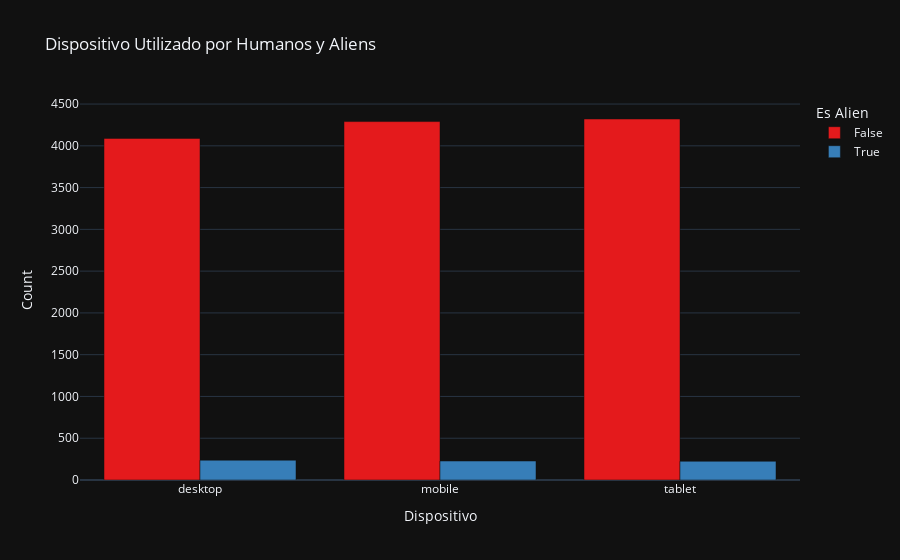

Notebook code cell kept with this figure:
### Markdown cell above
**Interpretación del Gráfico: Categoría de Producto por Humanos y Aliens**

- **Producto Más Comprado**: Tanto humanos como aliens compran principalmente **electrónicos**.
- **Preferencias de Humanos**:
  - Electrónicos
  - Casa y Jardín
  - Salud y Belleza
  - Ropa
  - Juguetes y Juegos

- **Preferencias de Aliens**:
  - Electrónicos
  - Juguetes y Juegos
  - Casa y Jardín
  - Salud y Belleza
  - Ropa

- **Distribución Similar**: Las diferencias en las preferencias de productos entre humanos y aliens no son significativas, con una distribución bastante uniforme en ambas especies.
- **Cantidad de Datos**: Hay una mayor cantidad de datos para humanos en comparación con aliens.

### Code cell
df_grouped = df_pandas.groupby(['Device Used', 'Is An Alien']).size().reset_index(name='Count')
px.bar(df_grouped,
       x='Device Used',
       y='Count',
       color='Is An Alien',
       title='Dispositivo Utilizado por Humanos y Aliens',
       barmode='group',
       labels={'Device Used': 'Dispositivo', 'count': 'Cantidad de Transacciones', 'Is An Alien': 'Es Alien'},
       color_discrete_sequence=px.colors.qualitative.Set1,
       template='plotly_dark'
)

### Figure 1 — Plotly figure (JSON) as saved in the notebook; plotly's stock layout.template omitted (floating-point values rounded to 4 significant figures)
{"data": [{"alignmentgroup": "True", "hovertemplate": "Es Alien=False<br>Dispositivo=%{x}<br>Count=%{y}<extra></extra>", "legendgroup": "False", "marker": {"color": "rgb(228,26,28)", "pattern": {"shape": ""}}, "name": "False", "offsetgroup": "False", "orientation": "v", "showlegend": true, "textposition": "auto", "type": "bar", "x": ["desktop", "mobile", "tablet"], "xaxis": "x", "y": [4089, 4290, 4321], "yaxis": "y"}, {"alignmentgroup": "True", "hovertemplate": "Es Alien=True<br>Dispositivo=%{x}<br>Count=%{y}<extra></extra>", "legendgroup": "True", "marker": {"color": "rgb(55,126,184)", "pattern": {"shape": ""}}, "name": "True", "offsetgroup": "True", "orientation": "v", "showlegend": true, "textposition": "auto", "type": "bar", "x": ["desktop", "mobile", "tablet"], "xaxis": "x", "y": [237, 227, 224], "yaxis": "y"}], "layout": {"barmode": "group", "legend": {"title": {"text": "Es Alien"}, "tracegroupgap": 0}, "title": {"text": "Dispositivo Utilizado por Humanos y Aliens"}, "xaxis": {"anchor": "y", "domain": [0, 1], "title": {"text": "Dispositivo"}}, "yaxis": {"anchor": "x", "domain": [0, 1], "title": {"text": "Count"}}}}
